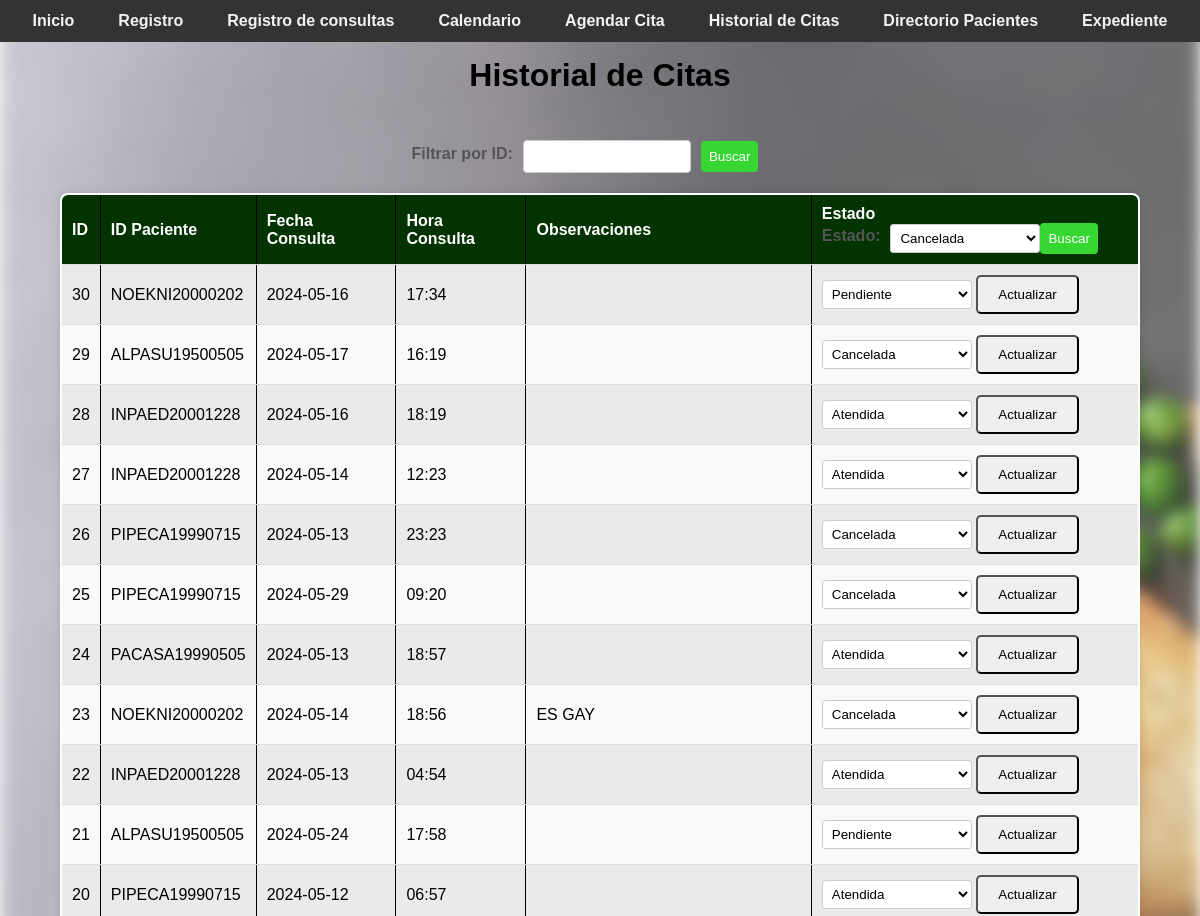
The app's page /historial_citas (signed in, upper part), older data.
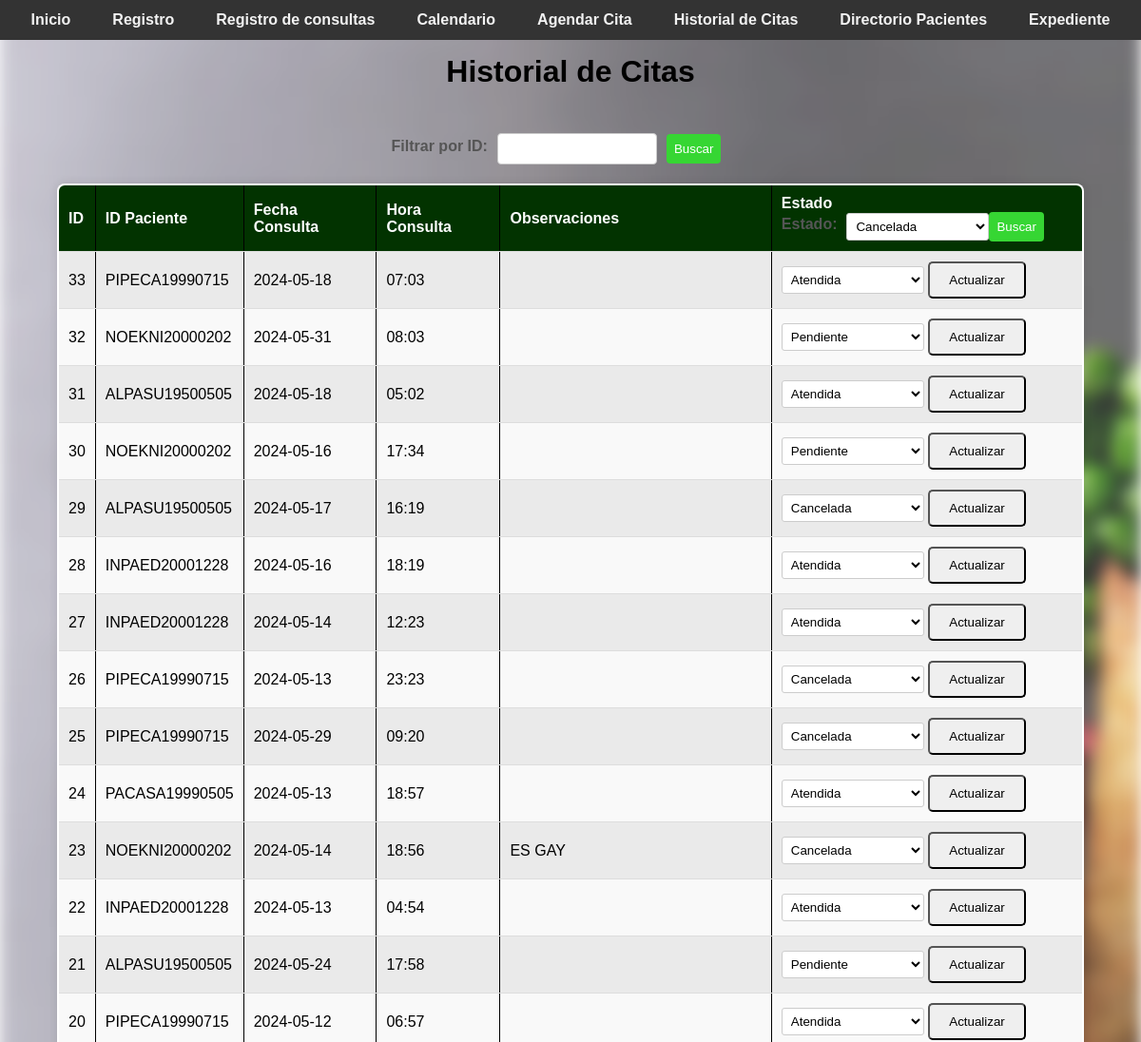
The same page, newer data.
### tables this page shows
CREATE TABLE citas (
                    id_cita INTEGER PRIMARY KEY AUTOINCREMENT,
                    id_paciente TEXT,
                    fecha_consulta TEXT NOT NULL,
                    hora_consulta TEXT NOT NULL, 
                    observaciones TEXT,
                    estado TEXT DEFAULT 'Pendiente',
                    FOREIGN KEY (id_paciente) REFERENCES pacientes(id_paciente)
                );

### app.py (the view)
@app.route('/historial_citas', methods=['GET', 'POST'])
@login_required
def historial_citas():
    filter_text = request.form.get('filter_text')
    filter_by = request.form.get('filter_by')
    with get_db_connection() as connection:
        cursor = connection.cursor()
        if request.method == 'POST' and filter_text and filter_by:
            if filter_by == 'id_paciente':
                cursor.execute("SELECT * FROM citas WHERE LOWER(id_paciente) LIKE LOWER(?)", ('%' + filter_text + '%',))
            elif filter_by == 'estado':
                cursor.execute("SELECT * FROM citas WHERE LOWER(estado) = LOWER(?)", (filter_text, ))
            else:
                cursor.execute("SELECT * FROM citas")
        else:
            cursor.execute("SELECT * FROM citas")
        citas = cursor.fetchall()
    with get_db_connection() as connection:
     cursor = connection.cursor()
    cursor.execute("SELECT id_paciente, primer_apellido, segundo_apellido, nombres FROM pacientes")
    pacientes = cursor.fetchall()
    citas_ordenadas = sorted(citas, key=itemgetter(0), reverse=True)
    with get_db_connection() as connection:
        cursor = connection.cursor()
        cursor.execute("SELECT id_paciente, primer_apellido, segundo_apellido, nombres FROM pacientes")
        pacientes = cursor.fetchall()
    return render_template('historial_citas.html', citas=citas_ordenadas, pacientes=pacientes)

### app.py (called while the page is built)
def login_required(f):
    @wraps(f)
    def decorated_function(*args, **kwargs):
        if 'username' not in session:
            return redirect(url_for('login'))
        return f(*args, **kwargs)
    return decorated_function

def get_db_connection():
    connection = sqlite3.connect('nutricion_consulta.db')
    connection.row_factory = sqlite3.Row
    return connection

### templates/historial_citas.html (shortened to what this page needs)
<!DOCTYPE html>
<html lang="es">
<head>
    <link rel="stylesheet" href="{{ url_for('static', filename='css/style.css') }}">
</head>
<body>
    <div class="navbar">
        <a href="/">Inicio</a>
        <a href="/registro">Registro</a>
        <a href="/consultar">Registro de consultas</a>
        <a href="/options">Calendario</a>
        <a href="/agendar_cita">Agendar Cita</a>
        <a href="/historial_citas">Historial de Citas</a>
        <a href="/directorio_pacientes">Directorio Pacientes</a>
        <a href="/expediente">Expediente</a>
        </div>
        <br>
            <h1>Historial de Citas</h1>
            <br></br>
            <div class="filter-container">
            <form action="{{ url_for('historial_citas') }}" method="post" class="filter-form">
            <label for="filtro_id">Filtrar por ID:</label>
            <input type="text" id="filter_id" name="filter_text" list="pacientes_list" required>
            <input type="submit" value="Buscar">
        </form>
    </div>
        <table border="1">
            <tr>
                <th>ID</th>
                <th>ID Paciente</th>
                <th>Fecha Consulta</th>
                <th>Hora Consulta</th>
                <th>Observaciones</th>
                <th>Estado
                    <form action="{{ url_for('historial_citas') }}" method="post" class="filter-form">
                        <label for="filter_estado">Estado:</label>
                        <select id="filter_estado" name="filter_estado">
                            <option value="Cancelada" {% if filter_estado == 'Cancelada' %} selected {% endif %}>Cancelada</option>
                            <input type="submit" value="Buscar">
                        </select>
                    </form>
                </th>
            </tr>
            {% for cita in citas %}
            <tr>
                <td>{{ cita[0] }}</td>
                <td>{{ cita[1] }}</td>
                <td>{{ cita[2] }}</td>
                <td>{{ cita[3] }}</td>
                <td>{{ cita[4] }}</td>
                <td>
                    <form action="/actualizar_estado" method="POST">
                        <select name="estado">
                            <option value="Pendiente" {% if cita[5] == 'Pendiente' %}selected{% endif %}>Pendiente</option>
                            <option value="Atendida" {% if cita[5] == 'Atendida' %}selected{% endif %}>Atendida</option>
                            <option value="Cancelada" {% if cita[5] == 'Cancelada' %}selected{% endif %}>Cancelada</option>
                        </select>
                        <input type="submit" value="Actualizar">
                    </form>
                </td>
            </tr>
            {% endfor %}
        </table>
    </body>
    </html>

Row changes from the older to the newer data that the page shows:
added citas: id_cita "33", id_paciente "PIPECA19990715", fecha_consulta "2024-05-18", hora_consulta "07:03", estado "Atendida"
added citas: id_cita "32", id_paciente "NOEKNI20000202", fecha_consulta "2024-05-31", hora_consulta "08:03", estado "Pendiente"
added citas: id_cita "31", id_paciente "ALPASU19500505", fecha_consulta "2024-05-18", hora_consulta "05:02", estado "Atendida"
